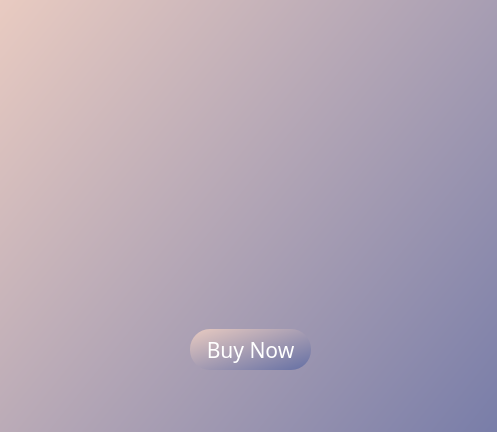
<?xml version="1.0" encoding="UTF-8"?>
<ui version="4.0">
 <class>Dialog</class>
 <widget class="QDialog" name="Dialog">
  <property name="geometry">
   <rect>
    <x>0</x>
    <y>0</y>
    <width>497</width>
    <height>432</height>
   </rect>
  </property>
  <property name="windowTitle">
   <string>Dialog</string>
  </property>
  <widget class="QWidget" name="widget" native="true">
   <property name="geometry">
    <rect>
     <x>0</x>
     <y>-1</y>
     <width>500</width>
     <height>621</height>
    </rect>
   </property>
   <property name="autoFillBackground">
    <bool>false</bool>
   </property>
   <property name="styleSheet">
    <string notr="true">
background-color: qlineargradient(spread:pad, x1:0, y1:0, x2:1, y2:1, stop:0 rgba(233, 203, 193, 255), stop:1 rgba(100, 111, 164, 255));</string>
   </property>
   <widget class="QLabel" name="label">
    <property name="geometry">
     <rect>
      <x>0</x>
      <y>0</y>
      <width>211</width>
      <height>91</height>
     </rect>
    </property>
    <property name="styleSheet">
     <string notr="true">background: transparent</string>
    </property>
    <property name="text">
     <string/>
    </property>
    <property name="pixmap">
     <pixmap>UI Icons/1x/1x/Asset 3.png</pixmap>
    </property>
   </widget>
   <widget class="QLabel" name="label_7">
    <property name="geometry">
     <rect>
      <x>170</x>
      <y>100</y>
      <width>171</width>
      <height>231</height>
     </rect>
    </property>
    <property name="styleSheet">
     <string notr="true">background: transparent</string>
    </property>
    <property name="text">
     <string/>
    </property>
    <property name="pixmap">
     <pixmap>UI Icons/1x/Asset 6.png</pixmap>
    </property>
    <property name="scaledContents">
     <bool>true</bool>
    </property>
   </widget>
   <widget class="QPushButton" name="BuyNow3">
    <property name="geometry">
     <rect>
      <x>190</x>
      <y>330</y>
      <width>121</width>
      <height>41</height>
     </rect>
    </property>
    <property name="font">
     <font>
      <family>Montserrat Bold</family>
      <pointsize>16</pointsize>
      <weight>50</weight>
      <italic>false</italic>
      <bold>false</bold>
      <underline>false</underline>
      <stylestrategy>PreferAntialias</stylestrategy>
     </font>
    </property>
    <property name="cursor">
     <cursorShape>PointingHandCursor</cursorShape>
    </property>
    <property name="styleSheet">
     <string notr="true">QPushButton#BuyNow3{
	border-radius:20px;
	color: rgb(255, 255, 255);
	font: 16pt &quot;Montserrat Bold&quot;;
	background-color: qlineargradient(spread:pad, x1:0, y1:0, x2:1, y2:1, stop:0 			rgba(0, 4, 40, 255), stop:1 rgba(0, 78, 146, 255));}
QPushButton#BuyNow3:hover{
	border-radius:20px;
	color: rgb(255, 255, 255);
	font: 16pt &quot;Montserrat Bold&quot;;
	background-color: qlineargradient(spread:pad, x1:0, y1:0, x2:1, y2:1, stop:0 			rgba(50, 4, 40, 255), stop:1 rgba(70, 78, 146, 255));}
QPushButton#BuyNow3:pressed{
	border-radius:20px;
	color: rgb(255, 255, 255);
	font: 16pt &quot;Montserrat Bold&quot;;
	background-color: qlineargradient(spread:pad, x1:0, y1:0, x2:1, y2:1, stop:0 			rgba9(90, 200, 60, 60), stop:1 rgba(120, 78, 160, 50));}</string>
    </property>
    <property name="text">
     <string>Buy Now</string>
    </property>
   </widget>
  </widget>
 </widget>
 <resources/>
 <connections/>
</ui>
